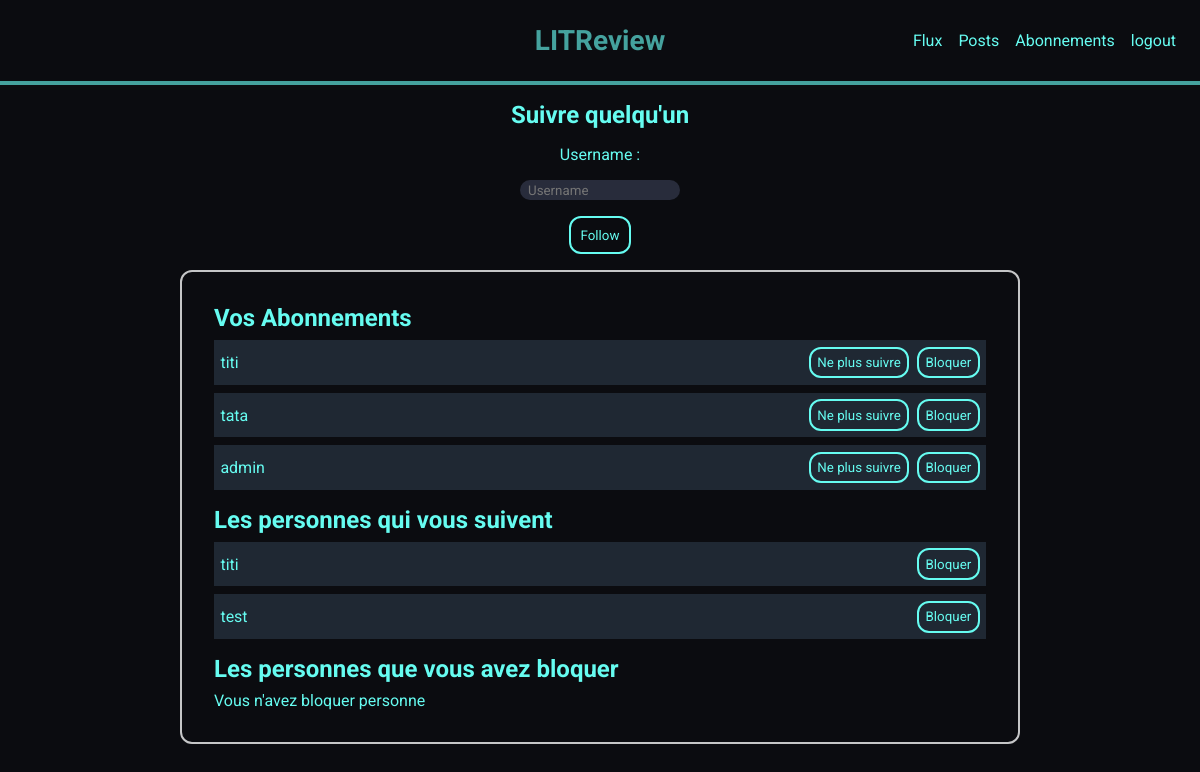
/abonnement (signed in), run on an earlier commit of the app's database.
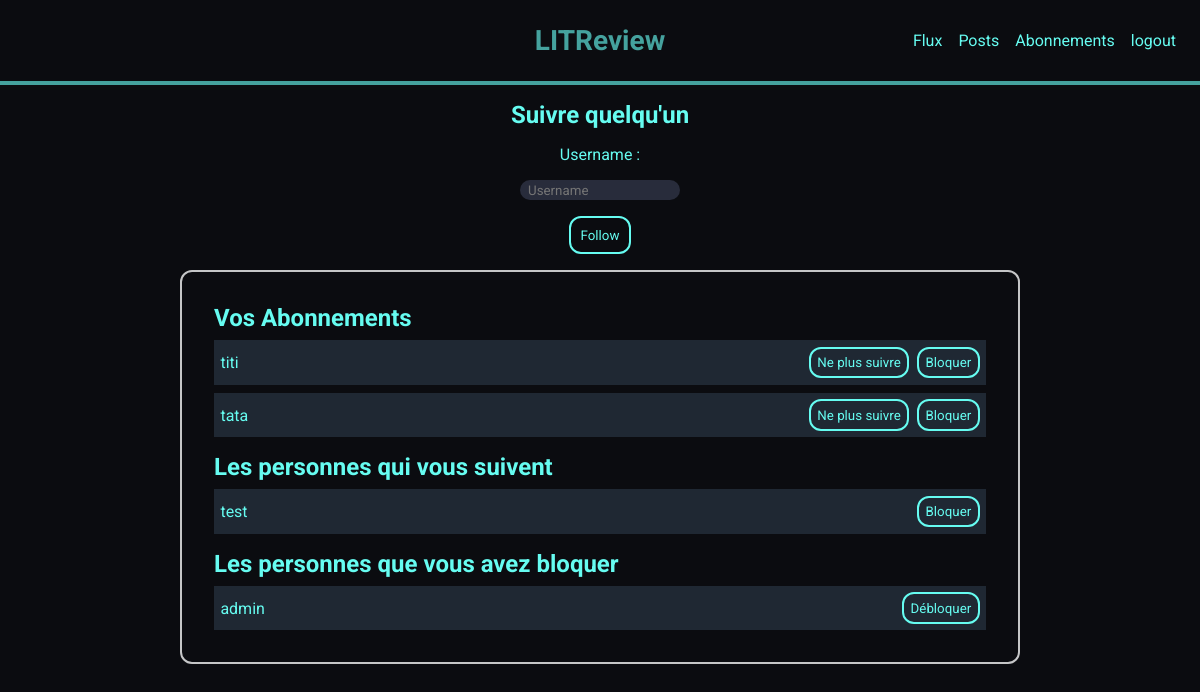
And on a later commit of the database.
### users/models.py (models this page shows)
class UserFollows(models.Model):
    user = models.ForeignKey(
        settings.AUTH_USER_MODEL,
        on_delete=models.CASCADE,
        related_name='following'
    )
    followed_user = models.ForeignKey(
        settings.AUTH_USER_MODEL,
        on_delete=models.CASCADE,
        related_name='followed_by'
    )
    class Meta:
        unique_together = ('user', 'followed_user',)

class UserBlock(models.Model):
    user = models.ForeignKey(
        settings.AUTH_USER_MODEL,
        on_delete=models.CASCADE,
        related_name='blocking'
    )
    blocked_user = models.ForeignKey(
        settings.AUTH_USER_MODEL,
        on_delete=models.CASCADE,
        related_name='blocked_by'
    )
    class Meta:
        unique_together = ('user', 'blocked_user',)

### users/views.py (the view, shortened to what this page needs)
# urls.py: path('abonnement', users.views.abonnement_page, name='abonnement'),
@login_required
def abonnement_page(request):
    message = ''
    followers = UserFollows.objects.filter(followed_user=request.user)
    followed_users = UserFollows.objects.filter(user=request.user)
    blocked_user = UserBlock.objects.filter(user=request.user)
    form = forms.UserFollowsForm()
    formblock = forms.BlockForm()
    return render(request, 'users/abonnement.html', {'form': form, "formblock": formblock,'message': message, 'followers':followers, 'followed_users':followed_users, "blocked": blocked_user})

### users/forms.py (shortened to what this page needs)
class UserFollowsForm(forms.Form):
    username = forms.CharField(max_length=63, label='Nom d\'utilisateur', widget=forms.TextInput(attrs={'placeholder': 'Username', 'class': 'form-control'}))

class BlockForm(forms.Form):
    username = forms.CharField(max_length=63, widget=forms.HiddenInput())

### users/templates/users/abonnement.html (shortened to what this page needs)
{% extends 'blog/base.html' %}
{%load static%}
{% block extra_styles %}
    <link rel="stylesheet" href="{% static 'blog/abonnement.css' %}" />
{% endblock %}
{% block content %}
    <div class="container_abonnement">
        <h2>Suivre quelqu'un</h2>
        <form method="post" class="form_abonnement" >
            <p>Username :</p>
            {{form.username}}
            <button class="btn_log" type="submit">Follow</button>
          </form>
          <div class="container_follows">
            <div class="container_follow">
                <h2>Vos Abonnements</h2>
                {% if followed_users %}
                    {% for followed in followed_users %}
                    <div class="container_user_follow followed">
                        <p>{{ followed.followed_user }}</p>
                        <div class="cont_block_btn">
                            <form method="post" action="/unfollow">
                                <button class="option_abo" type="submit">Ne plus suivre</button>
                            </form>
                            <form method="post" action="/block">
                                <button class="option_abo" type="submit">Bloquer</button>
                            </form>
                        </div>
                    </div>
                    {% endfor %}
                {% else %}
                    <p>Vous ne suivez personne</p>
                {% endif %}
              </div>
              <div class="container_follow">
                <h2>Les personnes qui vous suivent</h2>
                {% if followers %}
                    {% for follower in followers %}
                    <div class="container_user_follow follower">
                        <p>{{ follower.user }}</p>
                        <form method="post" action="/block">
                            <button class="option_abo" type="submit">Bloquer</button>
                        </form>
                    </div>
                    {% endfor %}
                {% else %}
                    <p>Vous n'êtes pas suvis</p>
                {% endif %}
              </div>
              <div class="container_follow">
                <h2>Les personnes que vous avez bloquer</h2>
                {% if blocked %}
                    {% for block in blocked %}
                    <div class="container_user_follow follower">
                        <p>{{ block.blocked_user }}</p>
                        <form method="post" action="/block">
                            <button class="option_abo" type="submit">Débloquer</button>
                        </form>
                    </div>
                    {% endfor %}
                {% else %}
                    <p>Vous n'avez bloquer personne</p>
                {% endif %}
              </div>
          </div>
    </div>
{% endblock content %}

What changed in the data, as far as the page shows it:
removed UserFollows: followed_user "admin", shown under "Vos Abonnements"
removed UserFollows: user "titi", shown under "Les personnes qui vous suivent"
added UserBlock: blocked_user "admin"
Also different on the page:
text no longer shown: "Vous n'avez bloquer personne"
